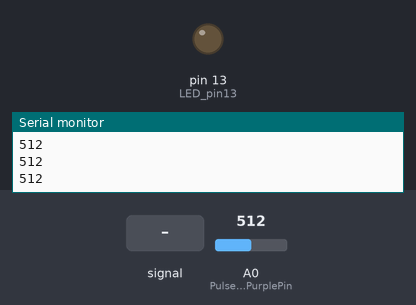
Simulated run of this sketch. Board: Arduino Uno, built with avr-gcc and run on an emulated ATmega328P. Shown: output pins drawn as LEDs (lit = HIGH), the last lines printed to the serial monitor. Dashed ring = blinking. The test bench sets the inputs (shaded band); at power-on: A0 (PulseSensorPurplePin) = 512.

Above: at 1.2 s.
1.3 s: A0 (PulseSensorPurplePin) fed a 200 Hz sine of ±81 counts around its level
At 1.54 s:
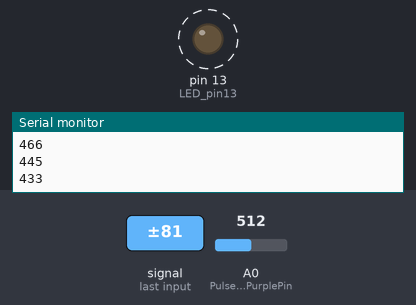
4.3 s: A0 (PulseSensorPurplePin) set to 716
At 4.3 s:
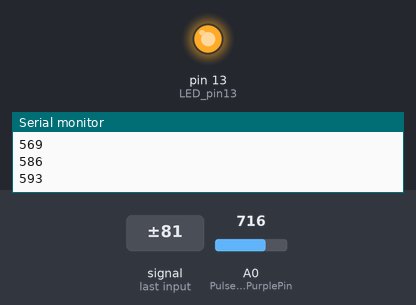
5.8 s: A0 (PulseSensorPurplePin) set to 568
7.3 s: A0 (PulseSensorPurplePin) set to 532
At 7.8 s:
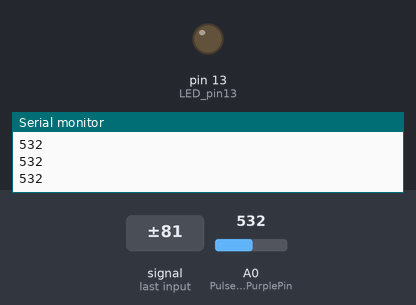
8.8 s: A0 (PulseSensorPurplePin) set to 560
At 10.2 s:
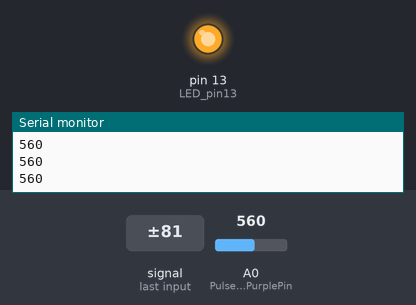
Timing chart, 0 to 11.3 s (numbered marks = the images above; inputs shaded):
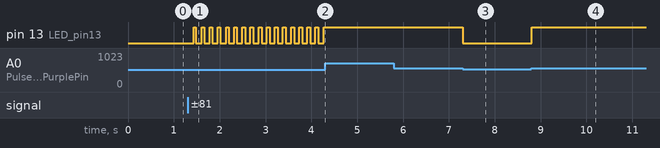

The sketch:

GettingStartedProject_Heart_demo1.ino
```cpp
/*  PulseSensor Starter Project and Signal Tester
 *  The Best Way to Get Started  With, or See the Raw Signal of, your PulseSensor.com™ & Arduino.
 *
 *  Here is a link to the tutorial
 *  https://pulsesensor.com/pages/code-and-guide
 *
 *  WATCH ME (Tutorial Video):
 *  https://www.youtube.com/watch?v=RbB8NSRa5X4
 *
 *
-------------------------------------------------------------
1) This shows a live human Heartbeat Pulse.
2) Live visualization in Arduino's Cool "Serial Plotter".
3) Blink an LED on each Heartbeat.
4) This is the direct Pulse Sensor's Signal.
5) A great first-step in troubleshooting your circuit and connections.
6) "Human-readable" code that is newbie friendly."

*/


//  Variables
int PulseSensorPurplePin = 0; // Pulse Sensor PURPLE WIRE connected to ANALOG PIN 0
int LED_pin13 = 13; // The on-board Arduion LED


int heart_signal; // holds the incoming raw data. Signal value can range from 0-1024
int Threshold = 550;  // use serial plotter to determine which signal to "count as a beat" based off your ECG signa;


// The SetUp Function:
void setup() {
  pinMode(LED_pin13,OUTPUT); // pin that will blink to your heartbeat!
   Serial.begin(9600); // Set's up Serial Communication at certain speed.

}

// The Main Loop Function
void loop() {

  heart_signal = analogRead(PulseSensorPurplePin);  // Read the PulseSensor's value and store in heart_signal
   Serial.println(heart_signal); // Send the Signal value to Serial Plotter.

//Flash led using heart rate signal
   if(heart_signal > Threshold){ // If the signal is above "550", then "turn-on" Arduino's on-Board LED.
     digitalWrite(LED_pin13,HIGH);
   } else {
     digitalWrite(LED_pin13,LOW); //  Else, the sigal must be below "550", so "turn-off" this LED.
   }


delay(10);


}
```

Measured:
- the behaviour switches between 551 and 550 on A0 (PulseSensorPurplePin) (found by bisection; images 2 and 3)
- after the input at 1.3 s, pin 13 (LED_pin13): alternates HIGH for 0.06 s and LOW for 0.11 s, starting after 0.13 s
- after the input at 4.3 s, pin 13 (LED_pin13): stops changing and stays HIGH
- after the input at 7.3 s, pin 13 (LED_pin13): HIGH → LOW at once
- after the input at 8.8 s, pin 13 (LED_pin13): LOW → HIGH at once
